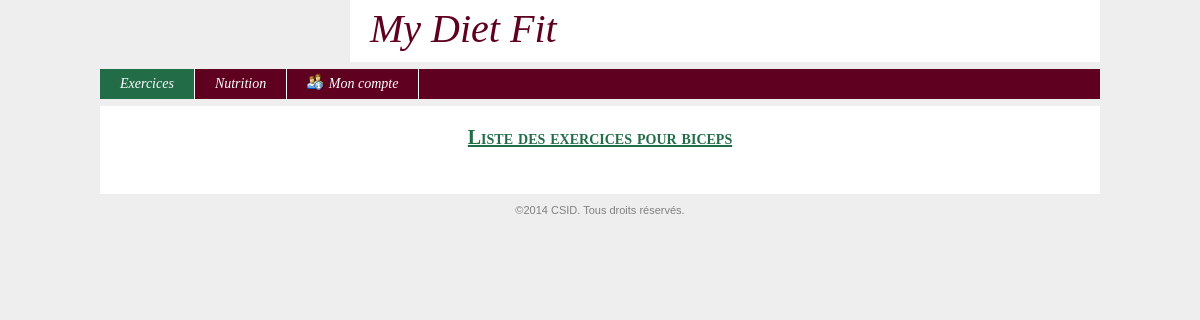
Before: /index.php?uc=exercice&action=lstExBiceps with the older database file.
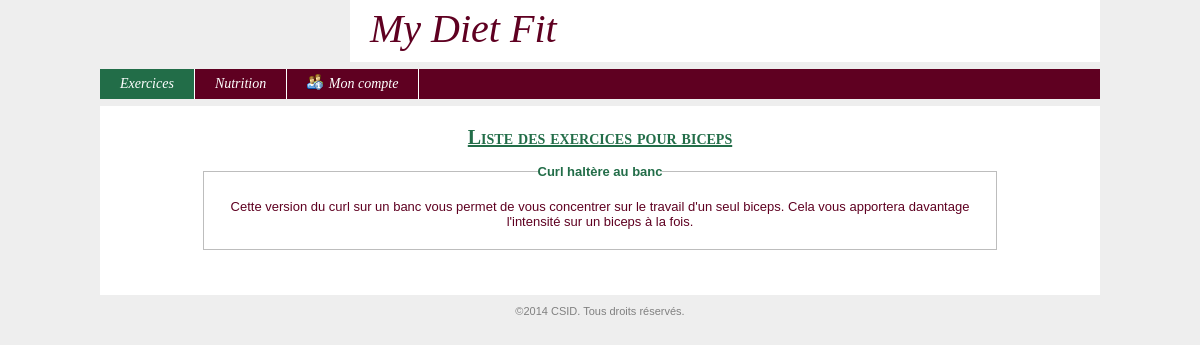
After: the same page with the newer database file.
### tables this page shows
CREATE TABLE IF NOT EXISTS `x_exercice_partiecorps` (
  `idFicheExercice` int(10) unsigned NOT NULL DEFAULT '0',
  `idPartieCorps` int(10) unsigned NOT NULL DEFAULT '0',
  PRIMARY KEY (`idFicheExercice`,`idPartieCorps`),
  KEY `FK_x_exercice_partiecorps_2` (`idPartieCorps`)
);

CREATE TABLE IF NOT EXISTS `ficheexercice` (
  `idFicheExercice` int(11) unsigned NOT NULL AUTO_INCREMENT,
  `description` varchar(5000) NOT NULL DEFAULT '',
  `dateAjout` datetime NOT NULL DEFAULT '0000-00-00 00:00:00',
  `titre` varchar(45) NOT NULL DEFAULT '',
  `resume` varchar(1000) NOT NULL DEFAULT '',
  PRIMARY KEY (`idFicheExercice`)
);

### config.inc.php (called while the page is built, shortened)
<?php
$_CONFIG = array
(
	"DB_ServerHost" => "localhost",
	"DB_Username" => "root",
    "DB_Password" => "",
    "DB_Database" => "mydietfit_bdd",
    "DIR_Control" => "controleurs/",
    "DIR_View" => "vues/",
    "DIR_Model" => "modules/fonctions/php/",
    "DIR_Dynamic" => "modules/fonctions/js/",
    "DIR_XML" => "modules/fonctions/xml/",
    "DIR_Plugin" => "modules/plugins/",
    "DIR_CSS" => "modules/themes/",
    "DIR_Attachment" => "ressources/documents/",
    "DIR_Image" => "ressources/images/",
);
?>

### modules/fonctions/php/generale.inc.php (called while the page is built, shortened)
<?php
function connexion()
{
	global $_CONFIG;
	$hote = $_CONFIG['DB_ServerHost'];
	$login = $_CONFIG['DB_Username'];
	$mdp = $_CONFIG['DB_Password'];
	$bd = $_CONFIG['DB_Database'];
	$connexion = @mysql_connect($hote, $login, $mdp) or die("<u>Erreur SQL (Connexion au serveur impossible)</u>: ".mysql_error()." <br>");
	return $connexion;
}
function getMySqlString($champ, $elseValue = null, $noCote = 0)
{
	$cote = ($noCote) ? null : "'";
	if(isset($champ) && $champ) $result = $cote.mysql_real_escape_string($champ, connexion()).$cote;
	else if(is_null($champ) || $champ == "") $result = "NULL";
	else $result = $cote.mysql_real_escape_string($elseValue, connexion()).$cote;
	return $result;
}
?>

### modules/fonctions/php/x_exercice_partiecorps.inc.php (called while the page is built, shortened)
<?php
function getLesExercicePartieCorps($idPartieCorps)
{
	$req = "SELECT * FROM x_exercice_partiecorps WHERE idPartieCorps = ".getMySqlString($idPartieCorps);
	$conx = connexion();
	$res = mysql_query($req, $conx) or die("<u>Erreur SQL (getLesExercicePartieCorps)</u>: ".mysql_error()." <br>");
	$lesExercice = array();
	$ligne = mysql_fetch_assoc($res);
	while($ligne != false)
	{
		$lesExercice[] = $ligne;
		$ligne = mysql_fetch_assoc($res);
	}
	return $lesExercice;
}
?>

### modules/fonctions/php/exercices.inc.php (called while the page is built, shortened)
<?php
function getUnExercice($idExercice)
{
	$req = "SELECT * FROM ficheexercice where idFicheExercice = ".getMySqlString($idExercice);
	$conx = connexion();
	$res = mysql_query($req, $conx) or die ("<u>Erreur SQL (getUnExercice)</u>: ".mysql_error()." <br>");
	$unExercice = mysql_fetch_assoc($res);
	return $unExercice;
}
?>

### vues/v_lstEx.php (the view)
<?php
if(isset($lesExercicePartieCorps))
{
	foreach($lesExercicePartieCorps as $unExercicePartieCorps)
	{
		$idExercice = $unExercicePartieCorps['idFicheExercice'];
		$unExercice = getUnExercice($idExercice);
		$titre = $unExercice['titre'];
		$resume = $unExercice['resume'];
		echo "	<a><fieldset>
					<legend>$titre</legend>
					<p>$resume</p>
				</fieldset></a>
				<br>";
	}
}

Changed rows visible on the page:
added x_exercice_partiecorps: idFicheExercice.titre "Curl haltère au banc", idFicheExercice.resume "Cette version du curl sur un banc vous permet de vous concentrer sur le travail d'un seul biceps. Cela vous apportera davantage l'intensité sur un biceps à la fois."
